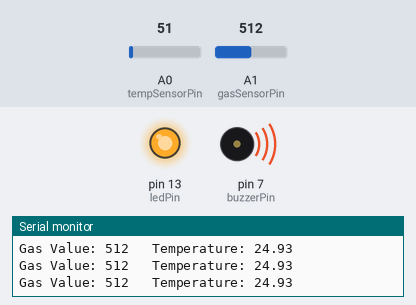
Bench run of a sketch on a simulated Arduino Uno, built with avr-gcc and run on an emulated ATmega328P. Parts: output pins drawn as LEDs (lit = HIGH), buzzer (waves = sounding, pin HIGH), the last lines printed to the serial monitor. The inputs (shaded band) are chosen by the test bench; at power-on: A1 (gasSensorPin) = 512, A0 (tempSensorPin) = 51.

Above: at 1.3 s.
1.4 s: A1 (gasSensorPin) set to 309
2.9 s: A1 (gasSensorPin) set to 285
At 4.2 s:
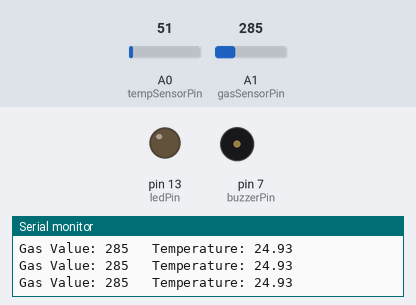
4.5 s: A1 (gasSensorPin) set to 306
At 5.7 s:
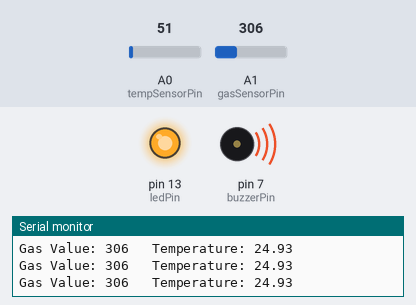
6.0 s: A1 (gasSensorPin) set to 290
At 7.0 s:
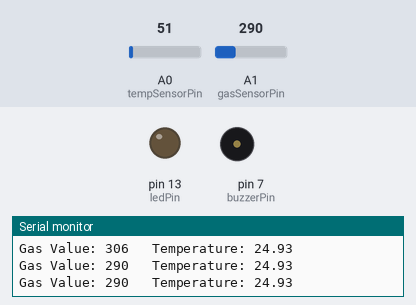
Timing chart, 0 to 8.5 s (numbered marks = the images above; inputs shaded):
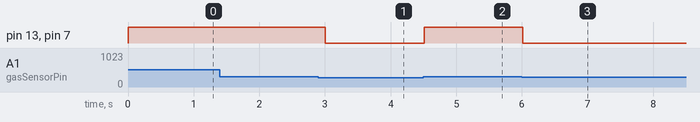

The sketch:

fire_alarm_code.ino
```cpp
// Pin definitions
const int gasSensorPin = A1;      // Gas sensor connected to A0
const int tempSensorPin = A0;     // Temperature sensor connected to A1
const int ledPin = 13;             // LED connected to digital pin 8
const int buzzerPin = 7;          // Buzzer connected to digital pin 9

// Threshold values
const int gasThreshold = 300;     // Example gas threshold value (adjust based on your sensor)
const float tempThreshold = 50.0; // Example temperature threshold in Celsius (adjust as needed)

void setup() {
  // Initialize serial communication
  Serial.begin(9600);

  // Initialize LED and buzzer pins as outputs
  pinMode(ledPin, OUTPUT);
  pinMode(buzzerPin, OUTPUT);

  // Initialize the sensors
  pinMode(gasSensorPin, INPUT);
  pinMode(tempSensorPin, INPUT);
}

void loop() {
  // Read gas sensor value
  int gasValue = analogRead(gasSensorPin);

  // Read temperature sensor value (LM35 gives 10mV per degree Celsius)
  int tempValue = analogRead(tempSensorPin);
  float temperature = tempValue * (5.0 / 1023.0) * 100.0;

  // Print sensor values to the serial monitor
  Serial.print("Gas Value: ");
  Serial.print(gasValue);
  Serial.print("\t Temperature: ");
  Serial.println(temperature);

  // Check if gas value exceeds threshold
  if (gasValue > gasThreshold || temperature > tempThreshold) {
    // Turn on LED and buzzer if threshold is exceeded
    digitalWrite(ledPin, HIGH);
    digitalWrite(buzzerPin, HIGH);
  } else {
    // Turn off LED and buzzer if threshold is not exceeded
    digitalWrite(ledPin, LOW);
    digitalWrite(buzzerPin, LOW);
  }

  // Wait for a short period before repeating the loop
  delay(500);
}
```

Measured:
- the behaviour switches between 301 and 300 on A1 (gasSensorPin) (found by bisection; images 0 and 1)
- after the input at 2.9 s, pin 13 (ledPin), pin 7 (buzzerPin): HIGH → LOW after 0.11 s
- after the input at 4.5 s, pin 13 (ledPin), pin 7 (buzzerPin): LOW → HIGH at once
- after the input at 6.0 s, pin 13 (ledPin), pin 7 (buzzerPin): HIGH → LOW at once
